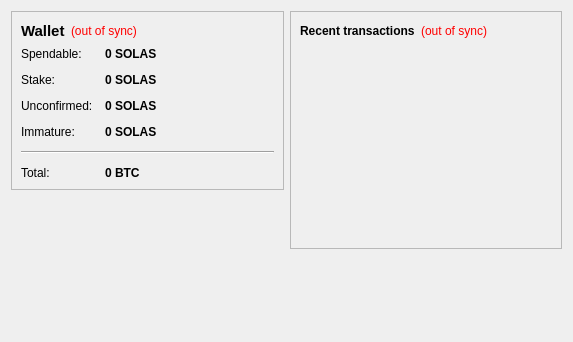
<?xml version="1.0" encoding="UTF-8"?>
<ui version="4.0">
 <class>OverviewPage</class>
 <widget class="QWidget" name="OverviewPage">
  <property name="geometry">
   <rect>
    <x>0</x>
    <y>0</y>
    <width>573</width>
    <height>342</height>
   </rect>
  </property>
  <property name="windowTitle">
   <string>Form</string>
  </property>
  <layout class="QHBoxLayout" name="horizontalLayout" stretch="1,1">
   <item>
    <layout class="QVBoxLayout" name="verticalLayout_2">
     <item>
      <widget class="QFrame" name="frame">
       <property name="frameShape">
        <enum>QFrame::StyledPanel</enum>
       </property>
       <property name="frameShadow">
        <enum>QFrame::Raised</enum>
       </property>
       <layout class="QVBoxLayout" name="verticalLayout_4">
        <item>
         <layout class="QHBoxLayout" name="horizontalLayout_4">
          <item>
           <widget class="QLabel" name="label_5">
            <property name="font">
             <font>
              <pointsize>11</pointsize>
              <weight>75</weight>
              <bold>true</bold>
             </font>
            </property>
            <property name="text">
             <string>Wallet</string>
            </property>
           </widget>
          </item>
          <item>
           <widget class="QLabel" name="labelWalletStatus">
            <property name="toolTip">
             <string>The displayed information may be out of date. Your wallet automatically synchronizes with the SOLAS network after a connection is established, but this process has not completed yet.</string>
            </property>
            <property name="styleSheet">
             <string notr="true">QLabel { color: red; }</string>
            </property>
            <property name="text">
             <string notr="true">(out of sync)</string>
            </property>
            <property name="alignment">
             <set>Qt::AlignLeading|Qt::AlignLeft|Qt::AlignVCenter</set>
            </property>
           </widget>
          </item>
          <item>
           <spacer name="horizontalSpacer_2">
            <property name="orientation">
             <enum>Qt::Horizontal</enum>
            </property>
            <property name="sizeHint" stdset="0">
             <size>
              <width>40</width>
              <height>20</height>
             </size>
            </property>
           </spacer>
          </item>
         </layout>
        </item>
        <item>
         <layout class="QFormLayout" name="formLayout_2">
          <property name="fieldGrowthPolicy">
           <enum>QFormLayout::AllNonFixedFieldsGrow</enum>
          </property>
          <property name="horizontalSpacing">
           <number>12</number>
          </property>
          <property name="verticalSpacing">
           <number>12</number>
          </property>
          <item row="0" column="0">
           <widget class="QLabel" name="label">
            <property name="text">
             <string>Spendable:</string>
            </property>
           </widget>
          </item>
          <item row="0" column="1">
           <widget class="QLabel" name="labelBalance">
            <property name="font">
             <font>
              <weight>75</weight>
              <bold>true</bold>
             </font>
            </property>
            <property name="cursor">
             <cursorShape>IBeamCursor</cursorShape>
            </property>
            <property name="toolTip">
             <string>Your current spendable balance</string>
            </property>
            <property name="text">
             <string notr="true">0 SOLAS</string>
            </property>
            <property name="textInteractionFlags">
             <set>Qt::LinksAccessibleByMouse|Qt::TextSelectableByKeyboard|Qt::TextSelectableByMouse</set>
            </property>
           </widget>
          </item>
          <item row="1" column="0">
           <widget class="QLabel" name="label_6">
            <property name="text">
             <string>Stake:</string>
            </property>
           </widget>
          </item>
          <item row="1" column="1">
           <widget class="QLabel" name="labelStake">
            <property name="font">
             <font>
              <weight>75</weight>
              <bold>true</bold>
             </font>
            </property>
            <property name="cursor">
             <cursorShape>IBeamCursor</cursorShape>
            </property>
            <property name="toolTip">
             <string>Total of coins that was staked, and do not yet count toward the current balance</string>
            </property>
            <property name="text">
             <string notr="true">0 SOLAS</string>
            </property>
            <property name="textInteractionFlags">
             <set>Qt::LinksAccessibleByMouse|Qt::TextSelectableByKeyboard|Qt::TextSelectableByMouse</set>
            </property>
           </widget>
          </item>
          <item row="2" column="0">
           <widget class="QLabel" name="label_3">
            <property name="text">
             <string>Unconfirmed:</string>
            </property>
           </widget>
          </item>
          <item row="2" column="1">
           <widget class="QLabel" name="labelUnconfirmed">
            <property name="font">
             <font>
              <weight>75</weight>
              <bold>true</bold>
             </font>
            </property>
            <property name="cursor">
             <cursorShape>IBeamCursor</cursorShape>
            </property>
            <property name="toolTip">
             <string>Total of transactions that have yet to be confirmed, and do not yet count toward the current balance</string>
            </property>
            <property name="text">
             <string notr="true">0 SOLAS</string>
            </property>
            <property name="textInteractionFlags">
             <set>Qt::LinksAccessibleByMouse|Qt::TextSelectableByKeyboard|Qt::TextSelectableByMouse</set>
            </property>
           </widget>
          </item>
          <item row="3" column="0">
           <widget class="QLabel" name="labelImmatureText">
            <property name="text">
             <string>Immature:</string>
            </property>
           </widget>
          </item>
          <item row="3" column="1">
           <widget class="QLabel" name="labelImmature">
            <property name="font">
             <font>
              <weight>75</weight>
              <bold>true</bold>
             </font>
            </property>
            <property name="toolTip">
             <string>Mined balance that has not yet matured</string>
            </property>
            <property name="text">
             <string notr="true">0 SOLAS</string>
            </property>
            <property name="textInteractionFlags">
             <set>Qt::LinksAccessibleByMouse|Qt::TextSelectableByKeyboard|Qt::TextSelectableByMouse</set>
            </property>
           </widget>
          </item>
          <item row="4" column="0" colspan="2">
           <widget class="Line" name="line">
            <property name="orientation">
             <enum>Qt::Horizontal</enum>
            </property>
           </widget>
          </item>
          <item row="5" column="0">
           <widget class="QLabel" name="labelTotalText">
            <property name="text">
             <string>Total:</string>
            </property>
           </widget>
          </item>
          <item row="5" column="1">
           <widget class="QLabel" name="labelTotal">
            <property name="font">
             <font>
              <weight>75</weight>
              <bold>true</bold>
             </font>
            </property>
            <property name="cursor">
             <cursorShape>IBeamCursor</cursorShape>
            </property>
            <property name="toolTip">
             <string>Your current total balance</string>
            </property>
            <property name="text">
             <string notr="true">0 BTC</string>
            </property>
            <property name="textInteractionFlags">
             <set>Qt::LinksAccessibleByMouse|Qt::TextSelectableByKeyboard|Qt::TextSelectableByMouse</set>
            </property>
           </widget>
          </item>
         </layout>
        </item>
       </layout>
      </widget>
     </item>
     <item>
      <spacer name="verticalSpacer">
       <property name="orientation">
        <enum>Qt::Vertical</enum>
       </property>
       <property name="sizeHint" stdset="0">
        <size>
         <width>20</width>
         <height>40</height>
        </size>
       </property>
      </spacer>
     </item>
    </layout>
   </item>
   <item>
    <layout class="QVBoxLayout" name="verticalLayout_3">
     <item>
      <widget class="QFrame" name="frame_2">
       <property name="frameShape">
        <enum>QFrame::StyledPanel</enum>
       </property>
       <property name="frameShadow">
        <enum>QFrame::Raised</enum>
       </property>
       <layout class="QVBoxLayout" name="verticalLayout">
        <item>
         <layout class="QHBoxLayout" name="horizontalLayout_2">
          <item>
           <widget class="QLabel" name="label_4">
            <property name="text">
             <string>&lt;b&gt;Recent transactions&lt;/b&gt;</string>
            </property>
           </widget>
          </item>
          <item>
           <widget class="QLabel" name="labelTransactionsStatus">
            <property name="toolTip">
             <string>The displayed information may be out of date. Your wallet automatically synchronizes with the SOLAS network after a connection is established, but this process has not completed yet.</string>
            </property>
            <property name="styleSheet">
             <string notr="true">QLabel { color: red; }</string>
            </property>
            <property name="text">
             <string notr="true">(out of sync)</string>
            </property>
            <property name="alignment">
             <set>Qt::AlignRight|Qt::AlignTrailing|Qt::AlignVCenter</set>
            </property>
           </widget>
          </item>
          <item>
           <spacer name="horizontalSpacer">
            <property name="orientation">
             <enum>Qt::Horizontal</enum>
            </property>
            <property name="sizeHint" stdset="0">
             <size>
              <width>40</width>
              <height>20</height>
             </size>
            </property>
           </spacer>
          </item>
         </layout>
        </item>
        <item>
         <widget class="QListView" name="listTransactions">
          <property name="styleSheet">
           <string notr="true">QListView { background: transparent; }</string>
          </property>
          <property name="frameShape">
           <enum>QFrame::NoFrame</enum>
          </property>
          <property name="verticalScrollBarPolicy">
           <enum>Qt::ScrollBarAlwaysOff</enum>
          </property>
          <property name="horizontalScrollBarPolicy">
           <enum>Qt::ScrollBarAlwaysOff</enum>
          </property>
          <property name="selectionMode">
           <enum>QAbstractItemView::NoSelection</enum>
          </property>
         </widget>
        </item>
       </layout>
      </widget>
     </item>
     <item>
      <spacer name="verticalSpacer_2">
       <property name="orientation">
        <enum>Qt::Vertical</enum>
       </property>
       <property name="sizeHint" stdset="0">
        <size>
         <width>20</width>
         <height>40</height>
        </size>
       </property>
      </spacer>
     </item>
    </layout>
   </item>
  </layout>
 </widget>
 <resources/>
 <connections/>
</ui>
